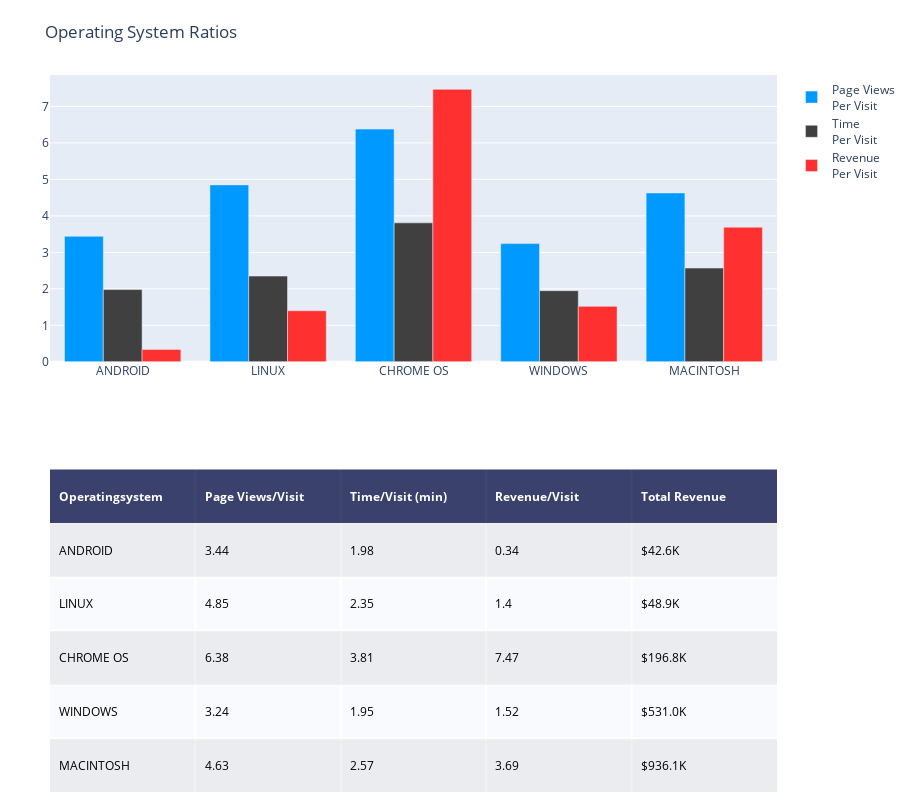

Here is the notebook cell this chart was saved with:
### Code cell
ratios_barchart(df, 'operatingsystem', .02, 'Operating System Ratios')

### Figure 1 — Plotly figure (JSON) as saved in the notebook; plotly's stock layout.template omitted (floating-point values rounded to 4 significant figures)
{"data": [{"colorscale": [[0, "#00083e"], [0.5, "#ededee"], [1, "#ffffff"]], "hoverinfo": "none", "opacity": 0.75, "showscale": false, "type": "heatmap", "z": [[0, 0, 0, 0, 0], [0.5, 0.5, 0.5, 0.5, 0.5], [1, 1, 1, 1, 1], [0.5, 0.5, 0.5, 0.5, 0.5], [1, 1, 1, 1, 1], [0.5, 0.5, 0.5, 0.5, 0.5]]}, {"marker": {"color": "#0099ff"}, "name": "Page Views<br>Per Visit", "type": "bar", "x": ["ANDROID", "LINUX", "CHROME OS", "WINDOWS", "MACINTOSH"], "xaxis": "x2", "y": [3.44, 4.85, 6.38, 3.24, 4.63], "yaxis": "y2"}, {"marker": {"color": "#404040"}, "name": "Time<br>Per Visit", "type": "bar", "x": ["ANDROID", "LINUX", "CHROME OS", "WINDOWS", "MACINTOSH"], "xaxis": "x2", "y": [1.98, 2.35, 3.81, 1.95, 2.57], "yaxis": "y2"}, {"marker": {"color": "#FF3030"}, "name": "Revenue<br>Per Visit", "type": "bar", "x": ["ANDROID", "LINUX", "CHROME OS", "WINDOWS", "MACINTOSH"], "xaxis": "x2", "y": [0.34, 1.4, 7.47, 1.52, 3.69], "yaxis": "y2"}], "layout": {"annotations": [{"align": "left", "font": {"color": "#ffffff"}, "showarrow": false, "text": "<b>Operatingsystem</b>", "x": -0.45, "xanchor": "left", "xref": "x", "y": 0, "yref": "y"}, {"align": "left", "font": {"color": "#ffffff"}, "showarrow": false, "text": "<b>Page Views/Visit</b>", "x": 0.55, "xanchor": "left", "xref": "x", "y": 0, "yref": "y"}, {"align": "left", "font": {"color": "#ffffff"}, "showarrow": false, "text": "<b>Time/Visit (min)</b>", "x": 1.55, "xanchor": "left", "xref": "x", "y": 0, "yref": "y"}, {"align": "left", "font": {"color": "#ffffff"}, "showarrow": false, "text": "<b>Revenue/Visit</b>", "x": 2.55, "xanchor": "left", "xref": "x", "y": 0, "yref": "y"}, {"align": "left", "font": {"color": "#ffffff"}, "showarrow": false, "text": "<b>Total Revenue</b>", "x": 3.55, "xanchor": "left", "xref": "x", "y": 0, "yref": "y"}, {"align": "left", "font": {"color": "#000000"}, "showarrow": false, "text": "ANDROID", "x": -0.45, "xanchor": "left", "xref": "x", "y": 1, "yref": "y"}, {"align": "left", "font": {"color": "#000000"}, "showarrow": false, "text": "3.44", "x": 0.55, "xanchor": "left", "xref": "x", "y": 1, "yref": "y"}, {"align": "left", "font": {"color": "#000000"}, "showarrow": false, "text": "1.98", "x": 1.55, "xanchor": "left", "xref": "x", "y": 1, "yref": "y"}, {"align": "left", "font": {"color": "#000000"}, "showarrow": false, "text": "0.34", "x": 2.55, "xanchor": "left", "xref": "x", "y": 1, "yref": "y"}, {"align": "left", "font": {"color": "#000000"}, "showarrow": false, "text": "$42.6K", "x": 3.55, "xanchor": "left", "xref": "x", "y": 1, "yref": "y"}, {"align": "left", "font": {"color": "#000000"}, "showarrow": false, "text": "LINUX", "x": -0.45, "xanchor": "left", "xref": "x", "y": 2, "yref": "y"}, {"align": "left", "font": {"color": "#000000"}, "showarrow": false, "text": "4.85", "x": 0.55, "xanchor": "left", "xref": "x", "y": 2, "yref": "y"}, {"align": "left", "font": {"color": "#000000"}, "showarrow": false, "text": "2.35", "x": 1.55, "xanchor": "left", "xref": "x", "y": 2, "yref": "y"}, {"align": "left", "font": {"color": "#000000"}, "showarrow": false, "text": "1.4", "x": 2.55, "xanchor": "left", "xref": "x", "y": 2, "yref": "y"}, {"align": "left", "font": {"color": "#000000"}, "showarrow": false, "text": "$48.9K", "x": 3.55, "xanchor": "left", "xref": "x", "y": 2, "yref": "y"}, {"align": "left", "font": {"color": "#000000"}, "showarrow": false, "text": "CHROME OS", "x": -0.45, "xanchor": "left", "xref": "x", "y": 3, "yref": "y"}, {"align": "left", "font": {"color": "#000000"}, "showarrow": false, "text": "6.38", "x": 0.55, "xanchor": "left", "xref": "x", "y": 3, "yref": "y"}, {"align": "left", "font": {"color": "#000000"}, "showarrow": false, "text": "3.81", "x": 1.55, "xanchor": "left", "xref": "x", "y": 3, "yref": "y"}, {"align": "left", "font": {"color": "#000000"}, "showarrow": false, "text": "7.47", "x": 2.55, "xanchor": "left", "xref": "x", "y": 3, "yref": "y"}, {"align": "left", "font": {"color": "#000000"}, "showarrow": false, "text": "$196.8K", "x": 3.55, "xanchor": "left", "xref": "x", "y": 3, "yref": "y"}, {"align": "left", "font": {"color": "#000000"}, "showarrow": false, "text": "WINDOWS", "x": -0.45, "xanchor": "left", "xref": "x", "y": 4, "yref": "y"}, {"align": "left", "font": {"color": "#000000"}, "showarrow": false, "text": "3.24", "x": 0.55, "xanchor": "left", "xref": "x", "y": 4, "yref": "y"}, {"align": "left", "font": {"color": "#000000"}, "showarrow": false, "text": "1.95", "x": 1.55, "xanchor": "left", "xref": "x", "y": 4, "yref": "y"}, {"align": "left", "font": {"color": "#000000"}, "showarrow": false, "text": "1.52", "x": 2.55, "xanchor": "left", "xref": "x", "y": 4, "yref": "y"}, {"align": "left", "font": {"color": "#000000"}, "showarrow": false, "text": "$531.0K", "x": 3.55, "xanchor": "left", "xref": "x", "y": 4, "yref": "y"}, {"align": "left", "font": {"color": "#000000"}, "showarrow": false, "text": "MACINTOSH", "x": -0.45, "xanchor": "left", "xref": "x", "y": 5, "yref": "y"}, {"align": "left", "font": {"color": "#000000"}, "showarrow": false, "text": "4.63", "x": 0.55, "xanchor": "left", "xref": "x", "y": 5, "yref": "y"}, {"align": "left", "font": {"color": "#000000"}, "showarrow": false, "text": "2.57", "x": 1.55, "xanchor": "left", "xref": "x", "y": 5, "yref": "y"}, {"align": "left", "font": {"color": "#000000"}, "showarrow": false, "text": "3.69", "x": 2.55, "xanchor": "left", "xref": "x", "y": 5, "yref": "y"}, {"align": "left", "font": {"color": "#000000"}, "showarrow": false, "text": "$936.1K", "x": 3.55, "xanchor": "left", "xref": "x", "y": 5, "yref": "y"}], "height": 800, "margin": {"b": 0, "l": 50, "r": 0, "t": 75}, "title": {"text": "Operating System Ratios"}, "width": 900, "xaxis": {"dtick": 1, "gridwidth": 2, "showticklabels": false, "tick0": -0.5, "ticks": "", "zeroline": false}, "xaxis2": {"anchor": "y2"}, "yaxis": {"autorange": "reversed", "domain": [0, 0.45], "dtick": 1, "gridwidth": 2, "showticklabels": false, "tick0": 0.5, "ticks": "", "zeroline": false}, "yaxis2": {"anchor": "x2", "domain": [0.6, 1]}}}
